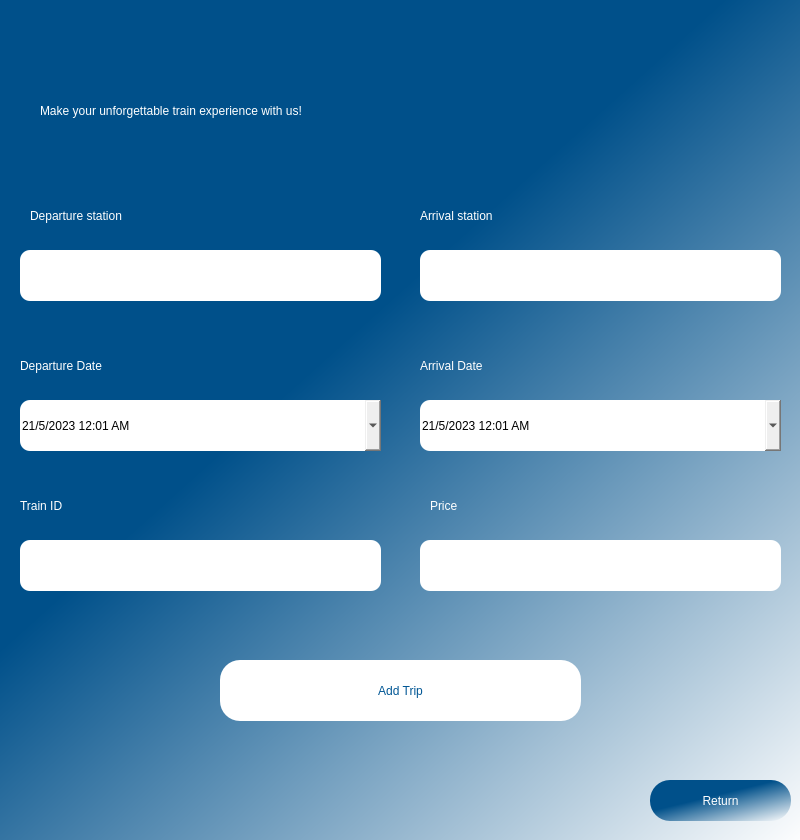
<?xml version="1.0" encoding="UTF-8"?>
<ui version="4.0">
 <class>Dialog</class>
 <widget class="QDialog" name="Dialog">
  <property name="geometry">
   <rect>
    <x>0</x>
    <y>0</y>
    <width>800</width>
    <height>840</height>
   </rect>
  </property>
  <property name="windowTitle">
   <string>Dialog</string>
  </property>
  <widget class="QWidget" name="frame" native="true">
   <property name="geometry">
    <rect>
     <x>0</x>
     <y>0</y>
     <width>800</width>
     <height>850</height>
    </rect>
   </property>
   <property name="styleSheet">
    <string notr="true">QWidget#frame{
    
	background-color: qlineargradient(spread:pad, x1:0.467, y1:0.37, x2:1, y2:1, stop:0 rgba(0, 80, 138, 255), stop:1 rgba(255, 255, 255, 255));

}</string>
   </property>
   <widget class="QLineEdit" name="inputPrice">
    <property name="geometry">
     <rect>
      <x>420</x>
      <y>540</y>
      <width>361</width>
      <height>51</height>
     </rect>
    </property>
    <property name="styleSheet">
     <string notr="true">border-radius: 10px;</string>
    </property>
    <property name="maxLength">
     <number>255</number>
    </property>
   </widget>
   <widget class="QLabel" name="priceLabel">
    <property name="geometry">
     <rect>
      <x>430</x>
      <y>490</y>
      <width>181</width>
      <height>31</height>
     </rect>
    </property>
    <property name="styleSheet">
     <string notr="true">font: 20 17pt &quot;Sitka Heading Semibold&quot;;
color: rgb(255, 255, 255);</string>
    </property>
    <property name="text">
     <string>Price</string>
    </property>
   </widget>
   <widget class="QPushButton" name="addTripButton">
    <property name="geometry">
     <rect>
      <x>220</x>
      <y>660</y>
      <width>361</width>
      <height>61</height>
     </rect>
    </property>
    <property name="styleSheet">
     <string notr="true">QPushButton{
border-radius: 20px;
background-color: rgb(255, 255, 255);
font: 63 12pt &quot;Sitka Small Semibold&quot;;
color:rgb(0, 86, 148);
}

QPushButton:hover{
	background-color: #00508a;
	color:white;
}</string>
    </property>
    <property name="text">
     <string>Add Trip</string>
    </property>
    <property name="default">
     <bool>false</bool>
    </property>
   </widget>
   <widget class="QLineEdit" name="inputDepartureStation">
    <property name="geometry">
     <rect>
      <x>20</x>
      <y>250</y>
      <width>361</width>
      <height>51</height>
     </rect>
    </property>
    <property name="styleSheet">
     <string notr="true">border-radius: 10px;</string>
    </property>
    <property name="maxLength">
     <number>255</number>
    </property>
   </widget>
   <widget class="QLabel" name="departureStationLabel">
    <property name="geometry">
     <rect>
      <x>30</x>
      <y>200</y>
      <width>221</width>
      <height>31</height>
     </rect>
    </property>
    <property name="styleSheet">
     <string notr="true">font: 20 17pt &quot;Sitka Heading Semibold&quot;;
color: rgb(255, 255, 255);</string>
    </property>
    <property name="text">
     <string>Departure station</string>
    </property>
   </widget>
   <widget class="QLabel" name="arrivalStationLabel">
    <property name="geometry">
     <rect>
      <x>420</x>
      <y>200</y>
      <width>241</width>
      <height>31</height>
     </rect>
    </property>
    <property name="styleSheet">
     <string notr="true">font: 20 17pt &quot;Sitka Heading Semibold&quot;;
color: rgb(255, 255, 255);</string>
    </property>
    <property name="text">
     <string>Arrival station</string>
    </property>
   </widget>
   <widget class="QLabel" name="startDateLabel">
    <property name="geometry">
     <rect>
      <x>20</x>
      <y>350</y>
      <width>241</width>
      <height>31</height>
     </rect>
    </property>
    <property name="styleSheet">
     <string notr="true">font: 20 17pt &quot;Sitka Heading Semibold&quot;;
color: rgb(255, 255, 255);</string>
    </property>
    <property name="text">
     <string>Departure Date</string>
    </property>
   </widget>
   <widget class="QLineEdit" name="inputArrivalStation">
    <property name="geometry">
     <rect>
      <x>420</x>
      <y>250</y>
      <width>361</width>
      <height>51</height>
     </rect>
    </property>
    <property name="styleSheet">
     <string notr="true">border-radius: 10px;</string>
    </property>
    <property name="maxLength">
     <number>255</number>
    </property>
   </widget>
   <widget class="QPushButton" name="returnButton">
    <property name="geometry">
     <rect>
      <x>650</x>
      <y>780</y>
      <width>141</width>
      <height>41</height>
     </rect>
    </property>
    <property name="styleSheet">
     <string notr="true">QPushButton{
border-radius: 20px;
background-color:qlineargradient(spread:pad, x1:0.467, y1:0.37, x2:1, y2:1, stop:0 rgba(0, 80, 138, 255), stop:1 rgba(255, 255, 255, 255));
font: 63 12pt &quot;Sitka Small Semibold&quot;;
color:white;
}

QPushButton:hover{
	background-color: white;
	color: #00508a;
}</string>
    </property>
    <property name="text">
     <string>Return</string>
    </property>
   </widget>
   <widget class="QLabel" name="endDateLabel">
    <property name="geometry">
     <rect>
      <x>420</x>
      <y>350</y>
      <width>241</width>
      <height>31</height>
     </rect>
    </property>
    <property name="styleSheet">
     <string notr="true">font: 20 17pt &quot;Sitka Heading Semibold&quot;;
color: rgb(255, 255, 255);</string>
    </property>
    <property name="text">
     <string>Arrival Date</string>
    </property>
   </widget>
   <widget class="QLabel" name="trainIDLabel">
    <property name="geometry">
     <rect>
      <x>20</x>
      <y>490</y>
      <width>191</width>
      <height>31</height>
     </rect>
    </property>
    <property name="styleSheet">
     <string notr="true">font: 20 17pt &quot;Sitka Heading Semibold&quot;;
color: rgb(255, 255, 255);</string>
    </property>
    <property name="text">
     <string>Train ID</string>
    </property>
   </widget>
   <widget class="QLineEdit" name="inputTrainID">
    <property name="geometry">
     <rect>
      <x>20</x>
      <y>540</y>
      <width>361</width>
      <height>51</height>
     </rect>
    </property>
    <property name="styleSheet">
     <string notr="true">border-radius: 10px;</string>
    </property>
    <property name="maxLength">
     <number>255</number>
    </property>
   </widget>
   <widget class="QDateTimeEdit" name="inputStartDate">
    <property name="geometry">
     <rect>
      <x>20</x>
      <y>400</y>
      <width>361</width>
      <height>51</height>
     </rect>
    </property>
    <property name="styleSheet">
     <string notr="true">border-radius: 10px;</string>
    </property>
    <property name="maximumDateTime">
     <datetime>
      <hour>23</hour>
      <minute>59</minute>
      <second>59</second>
      <year>2025</year>
      <month>12</month>
      <day>31</day>
     </datetime>
    </property>
    <property name="minimumDateTime">
     <datetime>
      <hour>0</hour>
      <minute>1</minute>
      <second>0</second>
      <year>2023</year>
      <month>5</month>
      <day>21</day>
     </datetime>
    </property>
    <property name="minimumDate">
     <date>
      <year>2023</year>
      <month>5</month>
      <day>21</day>
     </date>
    </property>
    <property name="displayFormat">
     <string>d/M/yyyy h:mm AP</string>
    </property>
    <property name="calendarPopup">
     <bool>true</bool>
    </property>
   </widget>
   <widget class="QDateTimeEdit" name="inputEndDate">
    <property name="geometry">
     <rect>
      <x>420</x>
      <y>400</y>
      <width>361</width>
      <height>51</height>
     </rect>
    </property>
    <property name="styleSheet">
     <string notr="true">border-radius: 10px;</string>
    </property>
    <property name="maximumDateTime">
     <datetime>
      <hour>23</hour>
      <minute>59</minute>
      <second>59</second>
      <year>2025</year>
      <month>12</month>
      <day>31</day>
     </datetime>
    </property>
    <property name="minimumDateTime">
     <datetime>
      <hour>0</hour>
      <minute>1</minute>
      <second>0</second>
      <year>2023</year>
      <month>5</month>
      <day>21</day>
     </datetime>
    </property>
    <property name="minimumDate">
     <date>
      <year>2023</year>
      <month>5</month>
      <day>21</day>
     </date>
    </property>
    <property name="displayFormat">
     <string>d/M/yyyy h:mm AP</string>
    </property>
    <property name="calendarPopup">
     <bool>true</bool>
    </property>
   </widget>
   <widget class="QLabel" name="error">
    <property name="geometry">
     <rect>
      <x>180</x>
      <y>730</y>
      <width>441</width>
      <height>20</height>
     </rect>
    </property>
    <property name="styleSheet">
     <string notr="true">font: 10pt &quot;Sitka Heading Semibold&quot;;
color:rgb(180, 0, 0)</string>
    </property>
    <property name="text">
     <string/>
    </property>
    <property name="alignment">
     <set>Qt::AlignCenter</set>
    </property>
   </widget>
   <widget class="QLabel" name="title">
    <property name="geometry">
     <rect>
      <x>40</x>
      <y>80</y>
      <width>721</width>
      <height>61</height>
     </rect>
    </property>
    <property name="styleSheet">
     <string notr="true">font: 20 20pt &quot;Sitka Heading Semibold&quot;;
color: rgb(255, 255, 255);</string>
    </property>
    <property name="text">
     <string>Make your unforgettable train experience with us!</string>
    </property>
   </widget>
  </widget>
 </widget>
 <resources/>
 <connections/>
</ui>
